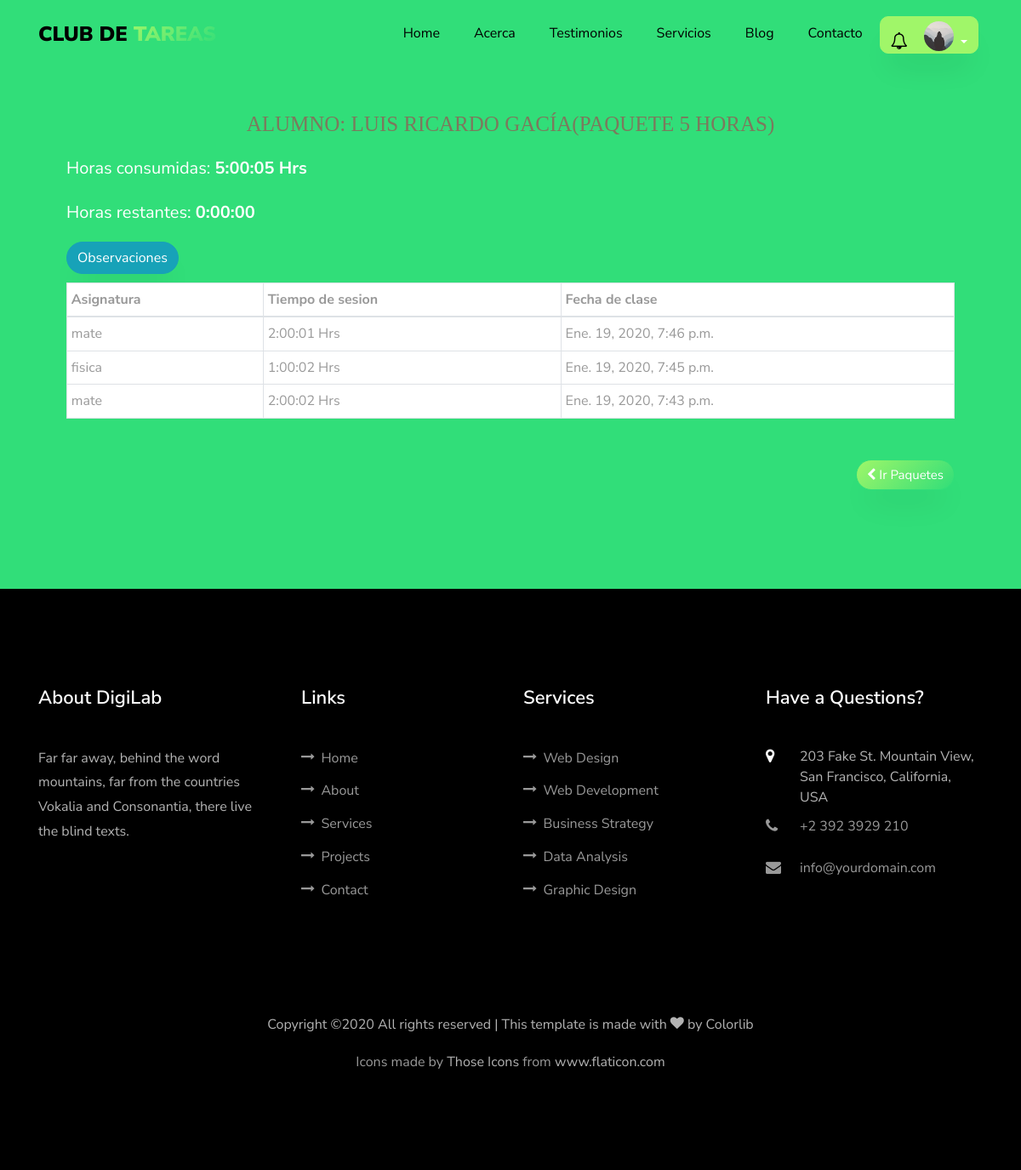
/paquetes/1ca0c3f4-66b5-4829-b92f-977474012b1a/ (signed in), run on an earlier commit of the app's database.
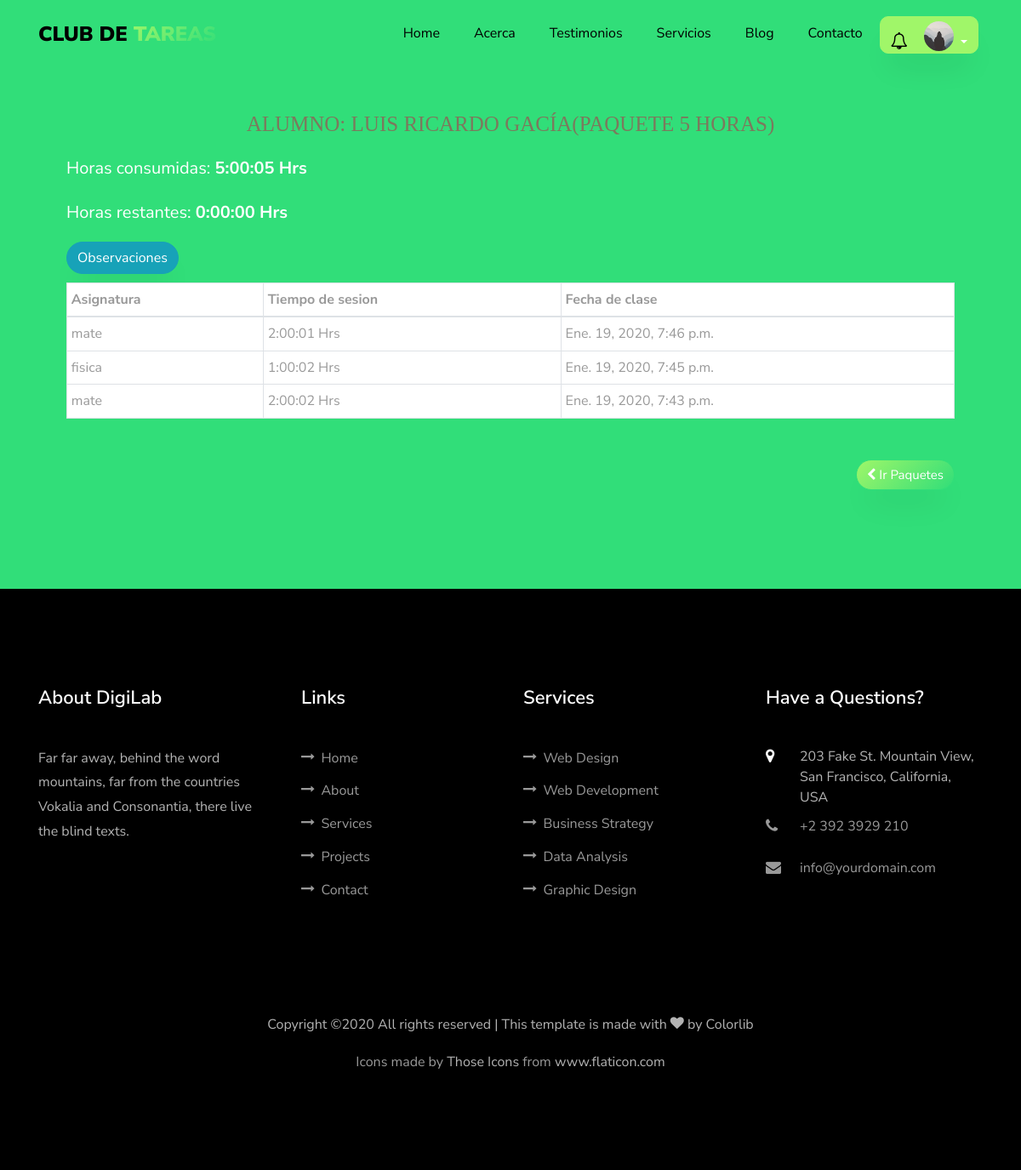
And on a later commit of the database.
### app/models.py (models this page shows, shortened)
class Paquete_Inscrito(models.Model):
     id = models.UUIDField(primary_key=True, default=uuid.uuid4, help_text="id del Paquete")
     usuario = models.ForeignKey(settings.AUTH_USER_MODEL,related_name="paquetes_inscritos",on_delete=models.CASCADE,null=True)
     fecha_de_inscripcion = models.DateField(null=True,blank=True)
     horas_consumidas =models.CharField(max_length=100,default="00:00:00 Hrs")
     horas_restantes= models.CharField(max_length=100,default="00:00:00 Hrs")
     tiempo_consumido = models.DurationField(default=datetime.timedelta(days=0,hours=0,minutes=0))
     tiempo_restante= models.DurationField(default=datetime.timedelta(days=0,hours=0,minutes=0))
     ESTADO_STATUS =(
     (True,'Activo'),
     (False,'Finalizado')
     )
     tipo_de_paquete = models.ForeignKey('Tipo_de_Paquete', on_delete=models.SET_NULL, null=True,help_text='Elige el tipo de paquete del alumno')
     status = models.BooleanField(default=True,choices=ESTADO_STATUS,blank=True,help_text="Elige el estado del paquete")
     class Meta:
         verbose_name = ("Paquete Inscrito")
         verbose_name_plural = ("Paquetes Inscritos")
         ordering = ['usuario__nombre']

class Tipo_de_Paquete(models.Model):
    horas = models.IntegerField(default=1)
    class Meta:
        verbose_name = ("Tipo de Paquete")
        verbose_name_plural = ("Tipos de Paquetes")
    def __str__(self):
        return f'{self.horas} Horas'

### app/views.py (the view)
# urls.py: path('paquetes/<uuid:paquete_id>/',views.clases,name='clases'),
@login_required
def clases(request,paquete_id):
    paquete = request.user.paquetes_inscritos.all().get(id=paquete_id)
    context = {
        'student':request.user,
        'clases': paquete.sesiones.all(),
        'paquete':paquete
         }
    return render(request,'app/clases.html',context)

### app/models.py (called while the page is built)
    def _get_tiempo_de_sesion(self):
        if self.tiempo_de_salida == None:
            return None
        return self.tiempo_de_salida - self.tiempo_de_inicio

### app/templates/app/clases.html (shortened to what this page needs)
{% extends 'main/base.html' %}
{% load static %}
{% block content %}
<section class="ftco-section ftco-project"  style="background:#31de79">
  <div class="container px-md-5">
   <p class="info-alumno ftco-animate"  style="text-transform: uppercase; color: #7c795d; font-family: 'Trocchi', serif; font-size: 25px; font-weight: normal; line-height: 48px; margin: 0;padding:10px;text-align:center;">
     Alumno:  {{ student.nombre }} {{ student.apellido }}(Paquete {{ paquete.tipo_de_paquete }})
   </p>
   <p class="info-alumno ftco-animate"style="font-size:20px">Horas consumidas: <span style="font-weight: bold">{{ paquete.horas_consumidas}}</span></p>
   <p  class="info-alumno ftco-animate" style="font-size:20px">Horas restantes: <span style="font-weight: bold">{{ paquete.horas_restantes}}</span></p>
   <button type="button" style="margin-bottom: 10px;"class="btn btn-info" data-toggle="modal" data-target=".bd-example-modal-lg">Observaciones</button>
   <table class="table table-hover table-sm table-bordered ftco-animate" style="background: white">
   <thead>
     <tr>
       <th scope="col">Asignatura</th>
       <th scope="col">Tiempo de sesion</th>
       <th scope="col">Fecha de clase</th>
     </tr>
   </thead>
   <tbody>
     {% for clase in clases %}
      <tr>
        <td>{{ clase.asignatura }}</td>
        <td>{{ clase.tiempo_de_sesion }} Hrs</td>
        <td>{{ clase.tiempo_de_inicio}}</td>
      </tr>
     {% endfor %}
   </tbody>
   </table>
   <div style="height: 40px; width: 100%; position:relative"class="mt-5">
      <a href="{% url 'app:paquetes'%}" style="position: absolute; right:0">
      <button type="button" class="btn btn-primary" style="font-size:15px;">
            <i class="fa fa-chevron-left"></i> Ir Paquetes</button>
      </a>
    </div>
  </div>
</section>
{% endblock content  %}

What changed in the data, as far as the page shows it:
changed Paquete_Inscrito "5:00:05 Hrs": horas_restantes "0:00:00" → "0:00:00 Hrs"
